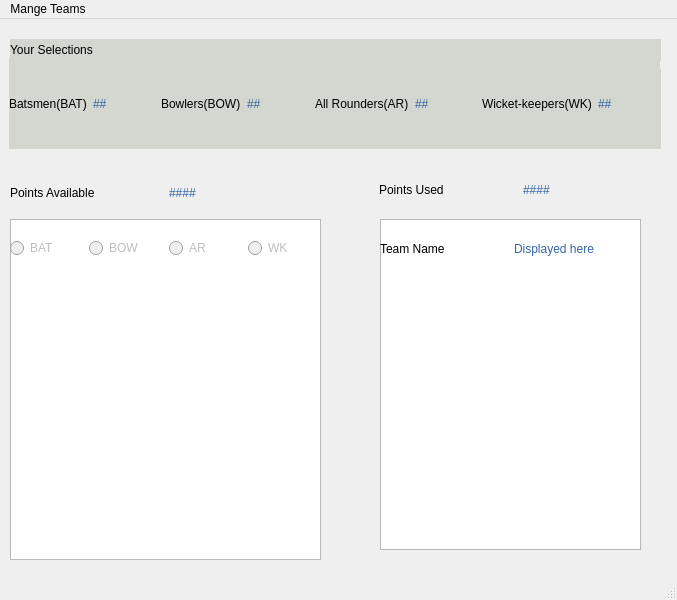
<?xml version="1.0" encoding="UTF-8"?>
<ui version="4.0">
 <class>MainWindow</class>
 <widget class="QMainWindow" name="MainWindow">
  <property name="geometry">
   <rect>
    <x>0</x>
    <y>0</y>
    <width>677</width>
    <height>600</height>
   </rect>
  </property>
  <property name="windowTitle">
   <string>MainWindow</string>
  </property>
  <property name="autoFillBackground">
   <bool>false</bool>
  </property>
  <widget class="QWidget" name="centralwidget">
   <widget class="QWidget" name="horizontalLayoutWidget">
    <property name="geometry">
     <rect>
      <x>10</x>
      <y>20</y>
      <width>651</width>
      <height>31</height>
     </rect>
    </property>
    <layout class="QHBoxLayout" name="horizontalLayout_4">
     <property name="bottomMargin">
      <number>9</number>
     </property>
     <item>
      <widget class="QLabel" name="selections">
       <property name="styleSheet">
        <string notr="true">background-color: rgb(211, 215, 207);</string>
       </property>
       <property name="text">
        <string>Your Selections</string>
       </property>
      </widget>
     </item>
    </layout>
   </widget>
   <widget class="QWidget" name="horizontalLayoutWidget_6">
    <property name="geometry">
     <rect>
      <x>379</x>
      <y>160</y>
      <width>281</width>
      <height>21</height>
     </rect>
    </property>
    <layout class="QHBoxLayout" name="horizontalLayout_10">
     <item>
      <widget class="QLabel" name="points_used">
       <property name="text">
        <string>Points Used</string>
       </property>
      </widget>
     </item>
     <item>
      <widget class="QLabel" name="used">
       <property name="styleSheet">
        <string notr="true">color: rgb(52, 101, 164);</string>
       </property>
       <property name="text">
        <string>####</string>
       </property>
      </widget>
     </item>
    </layout>
   </widget>
   <widget class="QWidget" name="verticalWidget" native="true">
    <property name="geometry">
     <rect>
      <x>10</x>
      <y>50</y>
      <width>651</width>
      <height>80</height>
     </rect>
    </property>
    <property name="styleSheet">
     <string notr="true">background-color: rgb(211, 215, 207);</string>
    </property>
    <layout class="QVBoxLayout" name="verticalLayout"/>
   </widget>
   <widget class="QWidget" name="horizontalWidget_2" native="true">
    <property name="geometry">
     <rect>
      <x>9</x>
      <y>39</y>
      <width>651</width>
      <height>91</height>
     </rect>
    </property>
    <property name="styleSheet">
     <string notr="true">background-color: rgb(211, 215, 207);</string>
    </property>
    <layout class="QHBoxLayout" name="horizontalLayout">
     <item>
      <widget class="QLabel" name="batsmen">
       <property name="text">
        <string>Batsmen(BAT)</string>
       </property>
      </widget>
     </item>
     <item>
      <widget class="QLabel" name="no_batsmen">
       <property name="styleSheet">
        <string notr="true">color: rgb(52, 101, 164);</string>
       </property>
       <property name="text">
        <string>##</string>
       </property>
      </widget>
     </item>
     <item>
      <widget class="QLabel" name="bowlers">
       <property name="text">
        <string>Bowlers(BOW)</string>
       </property>
      </widget>
     </item>
     <item>
      <widget class="QLabel" name="no_bowlers">
       <property name="styleSheet">
        <string notr="true">color: rgb(52, 101, 164);</string>
       </property>
       <property name="text">
        <string>##</string>
       </property>
      </widget>
     </item>
     <item>
      <widget class="QLabel" name="all_rounders">
       <property name="text">
        <string>All Rounders(AR)</string>
       </property>
      </widget>
     </item>
     <item>
      <widget class="QLabel" name="no_all_rounders">
       <property name="styleSheet">
        <string notr="true">color: rgb(52, 101, 164);</string>
       </property>
       <property name="text">
        <string>##</string>
       </property>
      </widget>
     </item>
     <item>
      <widget class="QLabel" name="wicket_keepers">
       <property name="text">
        <string>Wicket-keepers(WK)</string>
       </property>
      </widget>
     </item>
     <item>
      <widget class="QLabel" name="no_wicket_keeper">
       <property name="styleSheet">
        <string notr="true">color: rgb(52, 101, 164);</string>
       </property>
       <property name="text">
        <string>##</string>
       </property>
      </widget>
     </item>
    </layout>
   </widget>
   <widget class="QListWidget" name="players">
    <property name="geometry">
     <rect>
      <x>10</x>
      <y>200</y>
      <width>311</width>
      <height>341</height>
     </rect>
    </property>
   </widget>
   <widget class="QListView" name="team_players">
    <property name="geometry">
     <rect>
      <x>380</x>
      <y>200</y>
      <width>261</width>
      <height>331</height>
     </rect>
    </property>
   </widget>
   <widget class="QWidget" name="horizontalLayoutWidget_2">
    <property name="geometry">
     <rect>
      <x>10</x>
      <y>199</y>
      <width>311</width>
      <height>61</height>
     </rect>
    </property>
    <layout class="QHBoxLayout" name="horizontalLayout_2">
     <item>
      <widget class="QRadioButton" name="BAT">
       <property name="enabled">
        <bool>false</bool>
       </property>
       <property name="text">
        <string>BAT</string>
       </property>
       <property name="checkable">
        <bool>true</bool>
       </property>
       <property name="checked">
        <bool>false</bool>
       </property>
      </widget>
     </item>
     <item>
      <widget class="QRadioButton" name="BOW">
       <property name="enabled">
        <bool>false</bool>
       </property>
       <property name="text">
        <string>BOW</string>
       </property>
      </widget>
     </item>
     <item>
      <widget class="QRadioButton" name="AR">
       <property name="enabled">
        <bool>false</bool>
       </property>
       <property name="text">
        <string>AR</string>
       </property>
      </widget>
     </item>
     <item>
      <widget class="QRadioButton" name="WK">
       <property name="enabled">
        <bool>false</bool>
       </property>
       <property name="text">
        <string>WK</string>
       </property>
      </widget>
     </item>
    </layout>
   </widget>
   <widget class="QWidget" name="horizontalLayoutWidget_3">
    <property name="geometry">
     <rect>
      <x>10</x>
      <y>160</y>
      <width>311</width>
      <height>27</height>
     </rect>
    </property>
    <layout class="QHBoxLayout" name="horizontalLayout_3">
     <item>
      <widget class="QLabel" name="points_available">
       <property name="text">
        <string>Points Available</string>
       </property>
      </widget>
     </item>
     <item>
      <widget class="QLabel" name="available">
       <property name="styleSheet">
        <string notr="true">color: rgb(52, 101, 164);</string>
       </property>
       <property name="text">
        <string>####</string>
       </property>
      </widget>
     </item>
    </layout>
   </widget>
   <widget class="QWidget" name="horizontalLayoutWidget_4">
    <property name="geometry">
     <rect>
      <x>380</x>
      <y>199</y>
      <width>261</width>
      <height>61</height>
     </rect>
    </property>
    <layout class="QHBoxLayout" name="horizontalLayout_5">
     <item>
      <widget class="QLabel" name="team_name">
       <property name="text">
        <string>Team Name</string>
       </property>
      </widget>
     </item>
     <item>
      <widget class="QLabel" name="name">
       <property name="styleSheet">
        <string notr="true">color: rgb(52, 101, 164);</string>
       </property>
       <property name="text">
        <string>Displayed here</string>
       </property>
      </widget>
     </item>
    </layout>
   </widget>
  </widget>
  <widget class="QMenuBar" name="menubar">
   <property name="geometry">
    <rect>
     <x>0</x>
     <y>0</y>
     <width>677</width>
     <height>22</height>
    </rect>
   </property>
   <widget class="QMenu" name="menuMange_Teams">
    <property name="title">
     <string>Mange Teams</string>
    </property>
    <addaction name="NEW_Team"/>
    <addaction name="OPEN_Teams"/>
    <addaction name="SAVE_Team"/>
    <addaction name="EVALUATE_Team"/>
   </widget>
   <addaction name="menuMange_Teams"/>
  </widget>
  <widget class="QStatusBar" name="statusbar"/>
  <action name="NEW_Team">
   <property name="text">
    <string>NEW Team</string>
   </property>
  </action>
  <action name="OPEN_Teams">
   <property name="text">
    <string>OPEN Team</string>
   </property>
  </action>
  <action name="SAVE_Team">
   <property name="text">
    <string>SAVE Team</string>
   </property>
  </action>
  <action name="EVALUATE_Team">
   <property name="text">
    <string>EVALUATE Team</string>
   </property>
  </action>
 </widget>
 <resources/>
 <connections/>
</ui>
